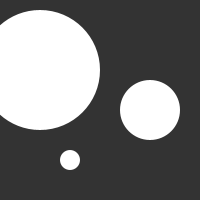
Frame 1 (no input)
Frame 60 (the mouse pressed at the canvas centre just before this capture): identical to frame 1, image omitted
Frame 120 (the mouse held since frame 60 and released just before this capture): identical to frame 1, image omitted

The Processing sketch that drew this single still picture (run headless with seeded random() and noise(); from frame 60 on, the mouse is pressed at the canvas centre):

// Processing sketch: Springs
// ── Springs.pde
/**
 * Springs
 * 
 * Move the mouse over one of the circles and click to re-position. 
 * When you release the mouse, it will snap back into position. 
 * Each circle has a slightly different behavior.  
 * 
 * Created 09 December 2002
 */
 

int num = 3; 
Spring[] springs = new Spring[num]; 

void setup()
{
  size(200, 200);
  noStroke(); 
  smooth();
  springs[0] = new Spring( 70, 160,  20, 0.98, 8.0, 0.1, springs, 0); 
  springs[1] = new Spring(150, 110,  60, 0.95, 9.0, 0.1, springs, 1); 
  springs[2] = new Spring( 40,  70, 120, 0.90, 9.9, 0.1, springs, 2);   
}

void draw() 
{
  background(51); 
  
  for (int i=0; i<num; i++) { 
    springs[i].update(); 
    springs[i].draw(); 
  }  
}

void mousePressed() 
{
  for (int i=0; i<num; i++) { 
    springs[i].pressed(); 
  } 
}

void mouseReleased() 
{
  for (int i=0; i<num; i++) { 
    springs[i].released(); 
  } 
}

class Spring 
{ 
  // Screen values 
  float xpos, ypos;
  float tempxpos, tempypos; 
  int size = 20; 
  boolean over = false; 
  boolean move = false; 

  // Spring simulation constants 
  float mass;       // Mass 
  float k = 0.2;    // Spring constant 
  float damp;       // Damping 
  float rest_posx;  // Rest position X 
  float rest_posy;  // Rest position Y 

  // Spring simulation variables 
  //float pos = 20.0; // Position 
  float velx = 0.0;   // X Velocity 
  float vely = 0.0;   // Y Velocity 
  float accel = 0;    // Acceleration 
  float force = 0;    // Force 

  Spring[] friends;
  int me;
  
  // Constructor
  Spring(float x, float y, int s, float d, float m, 
         float k_in, Spring[] others, int id) 
  { 
    xpos = tempxpos = x; 
    ypos = tempypos = y;
    rest_posx = x;
    rest_posy = y;
    size = s;
    damp = d; 
    mass = m; 
    k = k_in;
    friends = others;
    me = id; 
  } 

  void update() 
  { 
    if (move) { 
      rest_posy = mouseY; 
      rest_posx = mouseX;
    } 

    force = -k * (tempypos - rest_posy);  // f=-ky 
    accel = force / mass;                 // Set the acceleration, f=ma == a=f/m 
    vely = damp * (vely + accel);         // Set the velocity 
    tempypos = tempypos + vely;           // Updated position 

    force = -k * (tempxpos - rest_posx);  // f=-ky 
    accel = force / mass;                 // Set the acceleration, f=ma == a=f/m 
    velx = damp * (velx + accel);         // Set the velocity 
    tempxpos = tempxpos + velx;           // Updated position 

    
    if ((over() || move) && !otherOver() ) { 
      over = true; 
    } else { 
      over = false; 
    } 
  } 
  
  // Test to see if mouse is over this spring
  boolean over() {
    float disX = tempxpos - mouseX;
    float disY = tempypos - mouseY;
    if (sqrt(sq(disX) + sq(disY)) < size/2 ) {
      return true;
    } else {
      return false;
    }
  }
  
  // Make sure no other springs are active
  boolean otherOver() {
    for (int i=0; i<num; i++) {
      if (i != me) {
        if (friends[i].over == true) {
          return true;
        }
      }
    }
    return false;
  }

  void draw() 
  { 
    if (over) { 
      fill(153); 
    } else { 
      fill(255); 
    } 
    ellipse(tempxpos, tempypos, size, size);
  } 

  void pressed() 
  { 
    if (over) { 
      move = true; 
    } else { 
      move = false; 
    }  
  } 

  void released() 
  { 
    move = false; 
    rest_posx = xpos;
    rest_posy = ypos;
  } 
} 
